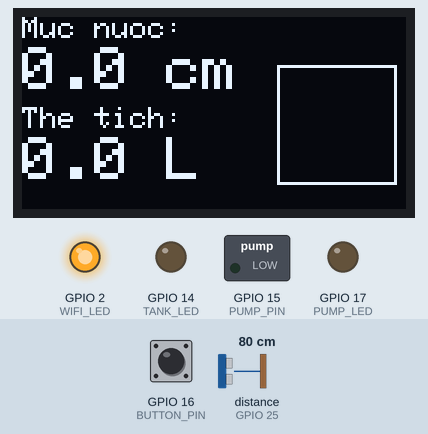
Bench run of a sketch on a simulated ESP32. Parts: 128×64 one-colour display, switched loads named in the sketch (green lamp = pin HIGH), output pins drawn as LEDs (lit = HIGH). Wiring (inferred from the names in the program): ultrasonic range finder: trigger GPIO 27; echo GPIO 25. Dashed ring = blinking. The test bench sets the inputs (shaded band); at power-on: distance to the obstacle (sensor on GPIO 25) 80 cm, GPIO 16 (BUTTON_PIN) HIGH. The echo pulse lasts 58.3 µs per cm; WiFi joins after 1.5 s; servers stay silent unless stated; pins used as bus, display or sensor lines are not drawn; what the sketch prints to the serial monitor is not drawn.

Above: at 3.0 s.
3.1 s: distance to the obstacle (sensor on GPIO 25) set to 9 cm
At 4.5 s:
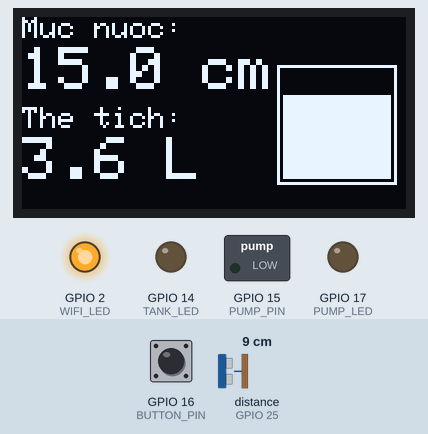
4.8 s: GPIO 16 (BUTTON_PIN) pulled LOW for 1 s
At 6.3 s:
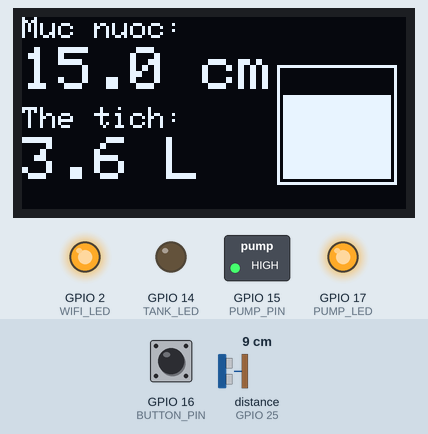
7.3 s: distance to the obstacle (sensor on GPIO 25) set to 18 cm
At 8.2 s:
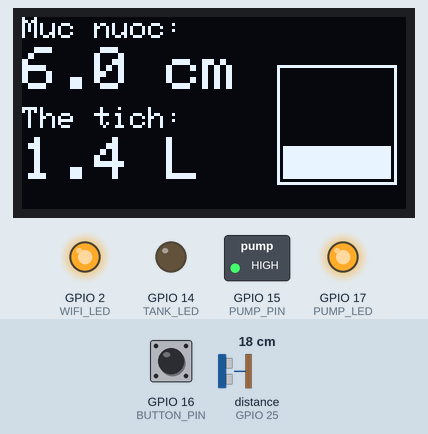
9.0 s: distance to the obstacle (sensor on GPIO 25) set to 7 cm
At 10.2 s:
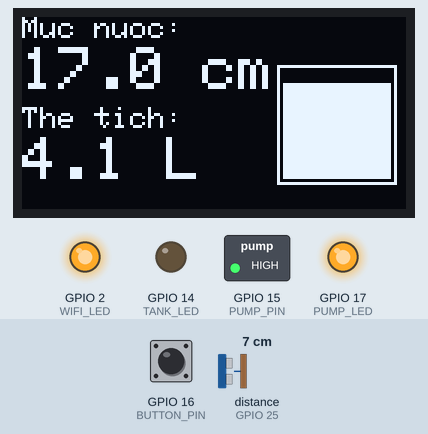
10.5 s: GPIO 16 (BUTTON_PIN) pulled LOW for 0.15 s
At 11.6 s:
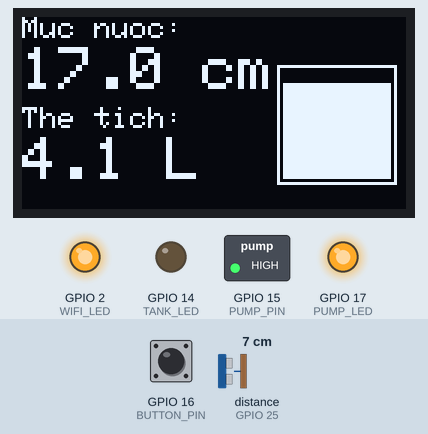
12.1 s: GPIO 16 (BUTTON_PIN) pulled LOW for 3.2 s
At 13.01 s:
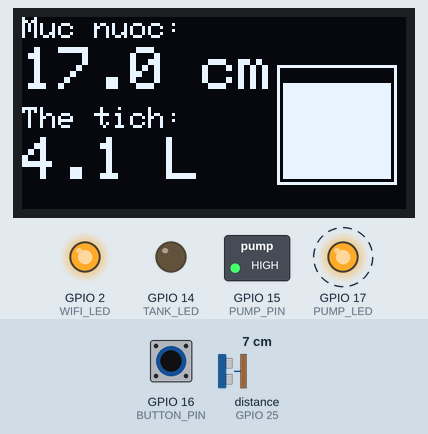
Timing chart, 0 to 16.8 s (numbered marks = the images above; inputs shaded):
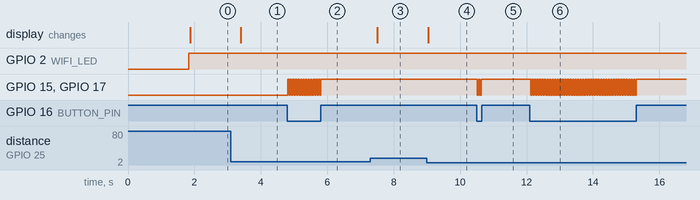

The sketch:

CodeDoAn.ino
```cpp
// Khai báo các thông tin cấu hình Blynk
#define BLYNK_TEMPLATE_ID "TMPL6Mo5yu5Tc"                   // Acc số 2
#define BLYNK_TEMPLATE_NAME "DA1"
#define BLYNK_AUTH_TOKEN "OdtkQmi-9SbVU7paNmk5yQbboS-tMvLq"

// Khai báo thư viện
#include <WiFi.h>
#include <WiFiClient.h>
#include <BlynkSimpleEsp32.h>
#include <Adafruit_SSD1306.h>

char auth[] = BLYNK_AUTH_TOKEN;
char ssid[] = "ng.hoangphat";
char pass[] = "1234567890";

// Định nghĩa chân và hằng số
#define TANK_LED 14      // Led bồn
#define WIFI_LED 2       // Led wifi
#define PUMP_LED 17      // Led của việc bơm thủ công
#define TRIG_PIN 27      // Chân Trig của HY-SRF05
#define ECHO_PIN 25      // Chân Echo của HY-SRF05
#define PUMP_PIN 15      // Chân In của Relay
#define BUTTON_PIN 16    // Nút nhấn máy bơm thủ công

// Khai báo thông số hiển thị OLED
#define SCREEN_WIDTH 128      // Kích thước màn hình OLED: 128x64 pixel
#define SCREEN_HEIGHT 64
#define OLED_RESET -1         // Không dùng chân reset riêng cho màn hình

// Khai báo ngưỡng của mực nước
#define emptyTankDistance 24  // Khoảng cách từ cảm biến đến mặt nước khi bồn rỗng (mực nước thấp nhất)
#define fullTankDistance 5    // Khoảng cách từ cảm biến đến mặt nước khi bồn đầy  (mực nước cao nhất)
#define TANK_AREA 240         // Diện tích đáy bồn

Adafruit_SSD1306 display(SCREEN_WIDTH, SCREEN_HEIGHT, &Wire, OLED_RESET);

// Biến toàn cục
float duration, distance, waterVolume, waterHeight;   // Thời gian, khoảng cách, thể tích, mực nước của tín hiệu siêu âm
int waterLevelPer;                                    // % mực nước trong bồn
bool pumpState = false;                               // Biến trạng thái máy bơm
bool ledState = false;                                // Biến trạng thái led báo hiệu mực nước
bool manualPumpControl = false;                       // Biến điều khiển bơm thủ công
bool previousWiFiStatus = false;                      // Lưu trạng thái WiFi ở lần kiểm tra trước (false = chưa kết nối, true = đã kết nối)

int timecho = 500;
unsigned long hientai = 0;
unsigned long thoigian;

void setup() {
  Serial.begin(115200);

  pinMode(TRIG_PIN, OUTPUT);
  pinMode(ECHO_PIN, INPUT);
  pinMode(WIFI_LED, OUTPUT);
  pinMode(TANK_LED, OUTPUT);
  pinMode(PUMP_LED, OUTPUT);
  pinMode(PUMP_PIN, OUTPUT);
  pinMode(BUTTON_PIN, INPUT_PULLUP);      // Dùng điện trở kéo lên nội bộ

  digitalWrite(WIFI_LED, LOW);
  digitalWrite(TANK_LED, LOW);
  digitalWrite(PUMP_LED, LOW);
  digitalWrite(PUMP_PIN, LOW);

  Blynk.begin(auth, ssid, pass);

  if (!display.begin(SSD1306_SWITCHCAPVCC, 0x3C)) {
    Serial.println(F("❌ Khởi động màn hình SSD1306 không thành công"));
    for(;;);
  }

  display.setTextSize(1);       // Kích thước chữ: 1 (nhỏ nhất)
  display.setTextColor(WHITE);  // Màu chữ: Trắng
  display.clearDisplay();       // Xóa toàn bộ nội dung đang hiển thị
}

void loop() {
  Blynk.run();
  checkWiFiConnection();  // Kiểm tra kết nối Wi-Fi
  buttonCheck();          // Hàm kiểm tra nút nhấn thủ công

  thoigian = millis();
  if(thoigian - hientai >= timecho) {
    hientai = millis();
    measureDistance();      // Hàm đo khoảng cách
  }

  handleDistance();

  // Gửi dữ liệu đến các chân ảo (Virtual Pins) trên ứng dụng Blynk
  Blynk.virtualWrite(V1, waterLevelPer);
  Blynk.virtualWrite(V2, String(waterHeight) + " cm");
  Blynk.virtualWrite(V3, String(waterVolume) + " L");
  Blynk.virtualWrite(V4, pumpState);
  Blynk.virtualWrite(V5, ledState);
  Blynk.virtualWrite(V6, waterHeight);
  Blynk.virtualWrite(V7, manualPumpControl);

  display.clearDisplay();   // Xóa toàn bộ nội dung trên màn hình OLED
  drawWaterLevelScreen();   // Hàm vẽ thông tin mới lên màn hình OLED
  display.display();        // Hiển thị nội dung đã vẽ
}

void checkWiFiConnection() {
  bool currentWiFiStatus = (WiFi.status() == WL_CONNECTED);

  if (currentWiFiStatus != previousWiFiStatus) {
    if (currentWiFiStatus) {
      digitalWrite(WIFI_LED, HIGH);
      Serial.println("✅ Đã kết nối WiFi!");
    } else {
      digitalWrite(WIFI_LED, LOW);
      Serial.println("❌ Mất kết nối WiFi!");
    }
    previousWiFiStatus = currentWiFiStatus;
  }
}

// Hàm xử lý sự kiện nút nhấn (bật/tắt máy bơm thủ công)
void buttonCheck() {
  int buttonState = digitalRead(BUTTON_PIN); // Đọc trạng thái nút

  if (buttonState == LOW) { // Nút được nhấn (vì INPUT_PULLUP → LOW khi nhấn)
    if (waterLevelPer > 10 && waterLevelPer < 100) {
      manualPumpControl = true;
      pumpState = !pumpState;
    }

  delay(10); // Tránh nhiễu nút nhấn
  }
}

void measureDistance() {
  digitalWrite(TRIG_PIN, LOW);
  delayMicroseconds(2);
  digitalWrite(TRIG_PIN, HIGH);
  delayMicroseconds(10);
  digitalWrite(TRIG_PIN, LOW);

  duration = pulseIn(ECHO_PIN, HIGH);
  distance = ((duration / 2) * 0.343) / 10;  // Khoảng cách từ cảm biến đến vật cản
}

void handleDistance() {
  if (duration > 0 && distance >= fullTankDistance && distance <= emptyTankDistance) {
    waterLevelPer = map((int)distance, emptyTankDistance, fullTankDistance, 0, 100);
    waterLevelPer = constrain(waterLevelPer, 0, 100);
    waterHeight = constrain(emptyTankDistance - distance, 0, 19);
    waterVolume = constrain((TANK_AREA * waterHeight) / 1000.0, 0, 4.56);

    if (waterLevelPer < 10 || waterLevelPer == 100) {
      digitalWrite(TANK_LED, HIGH);
      ledState = true;
    }
    else {
      digitalWrite(TANK_LED, LOW);
      ledState = false;
    }

    if (!manualPumpControl) {                   // Kiểm tra trạng thái nút nhấn thủ công (nếu không có nhấn thì thực hiện công việc phía dưới)
      if (waterLevelPer < 10) {
        digitalWrite(PUMP_PIN, HIGH);
        pumpState = true;
        digitalWrite(PUMP_LED, HIGH);
        Serial.println("🔴 Mực nước xuống thấp!");
        Serial.println("Bơm: ON (⚙️ Tự động)");
      }
      else if (waterLevelPer == 100) {
        digitalWrite(PUMP_PIN, LOW);
        pumpState = false;
        digitalWrite(PUMP_LED, LOW);
        Serial.println("🟢 Mực nước đạt mức cao nhất!");
        Serial.println("Bơm: OFF (⚙️ Tự động)");
      }
      manualPumpControl = false;              // Gán biến nút nhấn bơm thủ công trở về mức 0
    }
    else {
      digitalWrite(PUMP_PIN, pumpState ? HIGH : LOW);
      if (pumpState == true) {
        digitalWrite(PUMP_LED, HIGH);
        Serial.println("Bơm: ON (🛠️ Thủ công)");
      }
      else {
        digitalWrite(PUMP_LED, LOW);
        Serial.println("Bơm: OFF (🛠️ Thủ công)");
      }
    }
  }
  else {
    /*waterLevelPer = 0;
    waterHeight = 0.0;
    waterVolume = 0.0;*/
    digitalWrite(PUMP_PIN, LOW);
    digitalWrite(TANK_LED, LOW);
    digitalWrite(PUMP_LED, LOW);
    pumpState = false;
    ledState = false;
    manualPumpControl = false;
  }
}

void drawWaterLevelScreen() {

  display.setTextSize(1);
  display.setCursor(0, 0);
  display.print("Muc nuoc:");
  display.setTextSize(2);
  display.setCursor(0, 10);
  display.print(waterHeight, 1);
  display.print(" cm");

  display.setTextSize(1);
  display.setCursor(0, 30);
  display.print("The tich:");
  display.setTextSize(2);
  display.setCursor(0, 40);
  display.print(waterVolume, 1);
  display.print(" L");

  int rectX = 85, rectY = 16, rectWidth = 40, rectHeight = 40;
  display.drawRect(rectX, rectY, rectWidth, rectHeight, WHITE);

  int waterHeightRect = map(waterLevelPer, 0, 100, 0, rectHeight - 4);
  int waterTopY = rectY + rectHeight - 2 - waterHeightRect;
  display.fillRect(rectX + 2, waterTopY, rectWidth - 4, waterHeightRect, WHITE);
}
```

Measured:
- after the input at 3.1 s, the display: changes after 0.29 s (image 1)
- after the input at 4.8 s, GPIO 15 (PUMP_PIN), GPIO 17 (PUMP_LED): alternates HIGH for 0.04 s and LOW for 0.04 s, 27 changes in all, then stays HIGH, starting at once
- after the input at 7.3 s, the display: changes after 0.21 s (image 3)
- after the input at 9.0 s, the display: changes at once (image 4)
- after the input at 10.5 s, GPIO 15 (PUMP_PIN), GPIO 17 (PUMP_LED): alternates HIGH for 0.04 s and LOW for 0.04 s, 4 changes in all, then stays HIGH, starting at once
- after the input at 12.1 s, GPIO 15 (PUMP_PIN), GPIO 17 (PUMP_LED): alternates HIGH for 0.04 s and LOW for 0.04 s, 84 changes in all, then stays HIGH, starting at once
